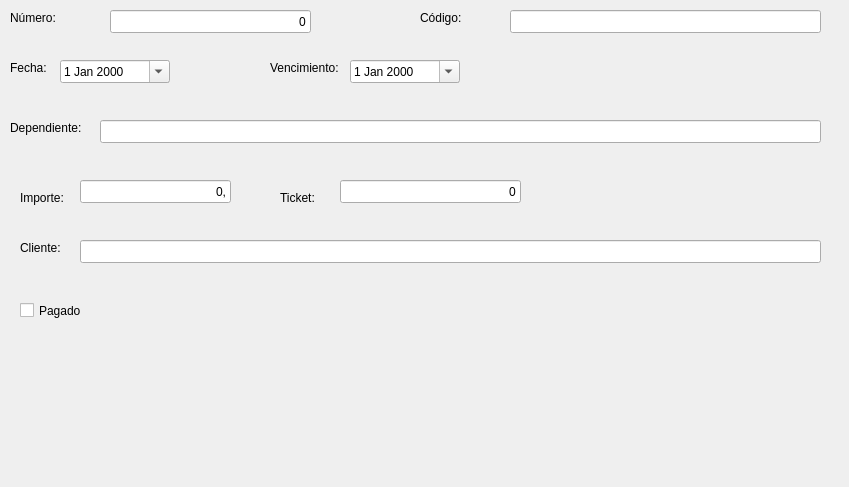
<?xml version="1.0" encoding="UTF-8"?>
<ui version="4.0">
 <class>FrmVales</class>
 <widget class="QDialog" name="FrmVales">
  <property name="geometry">
   <rect>
    <x>0</x>
    <y>0</y>
    <width>849</width>
    <height>487</height>
   </rect>
  </property>
  <property name="windowTitle">
   <string>Dialog</string>
  </property>
  <widget class="QLabel" name="label">
   <property name="geometry">
    <rect>
     <x>10</x>
     <y>10</y>
     <width>51</width>
     <height>16</height>
    </rect>
   </property>
   <property name="text">
    <string>Número:</string>
   </property>
  </widget>
  <widget class="QLineEdit" name="txtnNumero">
   <property name="geometry">
    <rect>
     <x>110</x>
     <y>10</y>
     <width>201</width>
     <height>23</height>
    </rect>
   </property>
   <property name="text">
    <string>0</string>
   </property>
   <property name="alignment">
    <set>Qt::AlignRight|Qt::AlignTrailing|Qt::AlignVCenter</set>
   </property>
  </widget>
  <widget class="QLineEdit" name="txtcCodigo">
   <property name="geometry">
    <rect>
     <x>510</x>
     <y>10</y>
     <width>311</width>
     <height>23</height>
    </rect>
   </property>
  </widget>
  <widget class="QLabel" name="label_2">
   <property name="geometry">
    <rect>
     <x>420</x>
     <y>10</y>
     <width>54</width>
     <height>15</height>
    </rect>
   </property>
   <property name="text">
    <string>Código:</string>
   </property>
  </widget>
  <widget class="QLabel" name="label_3">
   <property name="geometry">
    <rect>
     <x>10</x>
     <y>60</y>
     <width>54</width>
     <height>15</height>
    </rect>
   </property>
   <property name="text">
    <string>Fecha:</string>
   </property>
  </widget>
  <widget class="QLabel" name="label_4">
   <property name="geometry">
    <rect>
     <x>270</x>
     <y>60</y>
     <width>81</width>
     <height>16</height>
    </rect>
   </property>
   <property name="text">
    <string>Vencimiento:</string>
   </property>
  </widget>
  <widget class="QDateEdit" name="txtdFecha">
   <property name="geometry">
    <rect>
     <x>60</x>
     <y>60</y>
     <width>110</width>
     <height>23</height>
    </rect>
   </property>
   <property name="calendarPopup">
    <bool>true</bool>
   </property>
  </widget>
  <widget class="QDateEdit" name="txtfFecha">
   <property name="geometry">
    <rect>
     <x>350</x>
     <y>60</y>
     <width>110</width>
     <height>23</height>
    </rect>
   </property>
   <property name="calendarPopup">
    <bool>true</bool>
   </property>
  </widget>
  <widget class="QLabel" name="label_5">
   <property name="geometry">
    <rect>
     <x>10</x>
     <y>120</y>
     <width>81</width>
     <height>16</height>
    </rect>
   </property>
   <property name="text">
    <string>Dependiente:</string>
   </property>
  </widget>
  <widget class="QLineEdit" name="txtcDependient">
   <property name="geometry">
    <rect>
     <x>100</x>
     <y>120</y>
     <width>721</width>
     <height>23</height>
    </rect>
   </property>
  </widget>
  <widget class="QLineEdit" name="txtrImporte">
   <property name="geometry">
    <rect>
     <x>80</x>
     <y>180</y>
     <width>151</width>
     <height>23</height>
    </rect>
   </property>
   <property name="text">
    <string>0,</string>
   </property>
   <property name="alignment">
    <set>Qt::AlignRight|Qt::AlignTrailing|Qt::AlignVCenter</set>
   </property>
  </widget>
  <widget class="QLineEdit" name="txtIdTicket">
   <property name="geometry">
    <rect>
     <x>340</x>
     <y>180</y>
     <width>181</width>
     <height>23</height>
    </rect>
   </property>
   <property name="text">
    <string>0</string>
   </property>
   <property name="alignment">
    <set>Qt::AlignRight|Qt::AlignTrailing|Qt::AlignVCenter</set>
   </property>
  </widget>
  <widget class="QLabel" name="label_6">
   <property name="geometry">
    <rect>
     <x>20</x>
     <y>190</y>
     <width>61</width>
     <height>16</height>
    </rect>
   </property>
   <property name="text">
    <string>Importe:</string>
   </property>
  </widget>
  <widget class="QLabel" name="label_7">
   <property name="geometry">
    <rect>
     <x>280</x>
     <y>190</y>
     <width>54</width>
     <height>15</height>
    </rect>
   </property>
   <property name="text">
    <string>Ticket:</string>
   </property>
  </widget>
  <widget class="QLineEdit" name="txtcCliente">
   <property name="geometry">
    <rect>
     <x>80</x>
     <y>240</y>
     <width>741</width>
     <height>23</height>
    </rect>
   </property>
  </widget>
  <widget class="QLabel" name="label_8">
   <property name="geometry">
    <rect>
     <x>20</x>
     <y>240</y>
     <width>54</width>
     <height>15</height>
    </rect>
   </property>
   <property name="text">
    <string>Cliente:</string>
   </property>
  </widget>
  <widget class="QCheckBox" name="chklPagado">
   <property name="geometry">
    <rect>
     <x>20</x>
     <y>300</y>
     <width>80</width>
     <height>21</height>
    </rect>
   </property>
   <property name="text">
    <string>Pagado</string>
   </property>
  </widget>
 </widget>
 <resources/>
 <connections/>
</ui>
